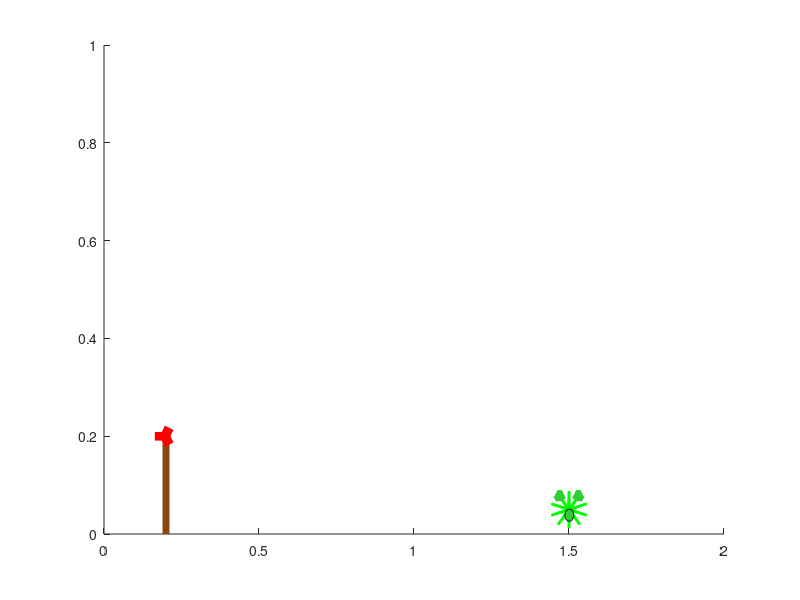

Write MATLAB code to recreate this figure.
function myAngryTriangle

f=figure(1);
clf;
aH=axes('Xlim',[0,2],'Ylim',[0,1]);

line([0.2 0.2],[0 0.2],'color',[0.5451,0.2706,0.0745],'linewidth',5);
line([1.5 1.5],[0.05 0.05],'color','g','linewidth',21,'Marker','o','MarkerFaceColor','g');
line([1.47 1.47],[0.08 0.08],'color',[0.1961,0.8039,0.1961],'linewidth',3,'Marker','^','MarkerFaceColor',[0.1961,0.8039,0.1961]);
line([1.53 1.53],[0.08 0.08],'color',[0.1961,0.8039,0.1961],'linewidth',3,'Marker','^','MarkerFaceColor',[0.1961,0.8039,0.1961]);
rectangle('Position',[1.487,0.026,0.028,0.025],'Curvature',[1,1],'FaceColor',[0.1961,0.8039,0.1961]);
tri=line([0.2 0.2],[0.2 0.2],'color','red','linewidth',10,'Marker','>','MarkerFaceColor','r','ButtonDownFcn', @startDragFcn);
sling=line([0.2 0.2],[0.2 0.2],'color',[0.6275,0.3216,0.1765],'linewidth',2);
pos=text(1.56,0.96,'');

set(f,'WindowButtonUpFcn',@stopDragFcn);

  function startDragFcn(varargin)
    set(f,'WindowButtonMotionFcn',@draggingFcn)
  end

  function draggingFcn(varargin)
    pt = get(aH,'CurrentPoint'); 
    dist = norm([pt(1),pt(3)]-[0.2,0.2]);
    if pt(1)<=0.2
      if dist<=0.15
        set(tri,'XData',pt(1)*[1 1],'YData',pt(3)*[1 1]);
        set(sling,'XData',[0.2 pt(1)],'YData',[0.2 pt(3)]);
        set(pos,'String',['x0 = ' num2str(pt(1)) ', y0 = ' num2str(pt(3))]);
      else
        newx=pt(1)+(dist-0.15)/dist*(0.2-pt(1));
        newy=pt(3)+(dist-0.15)/dist*(0.2-pt(3));
        set(tri,'XData',newx*[1 1],'YData',newy*[1 1]);
        set(sling,'XData',[0.2 newx],'YData',[0.2 newy]);
        set(pos,'String',['x0 = ' num2str(newx) ', y0 = ' num2str(newy)]);
      end
    end
  end

  function stopDragFcn(varargin)
    set(f,'WindowButtonMotionFcn','');
    sx=get(sling,'XData');
    sy=get(sling,'YData');
    dist = norm([sx(1)-sx(2),sy(1)-sy(2)]);
    if dist>0
      set(sling,'XData',[0.2 0.2],'YData',[0.2 0.2]);
      set(tri,'color','w','MarkerFaceColor','w');
      x0=sx(2); y0=sy(2);
    
      speed=dist/0.15*4;
      myShoot([x0;y0],atan((sy(2)-sy(1))/(sx(2)-sx(1))),speed);

   
      set(tri,'XData',[0.2 0.2],'YData',[0.2 0.2],'color','red','MarkerFaceColor','r');
      position=get(pos,'Position');
      pos=text(1.56,position(2)-0.06,'');
    end
  end

end
